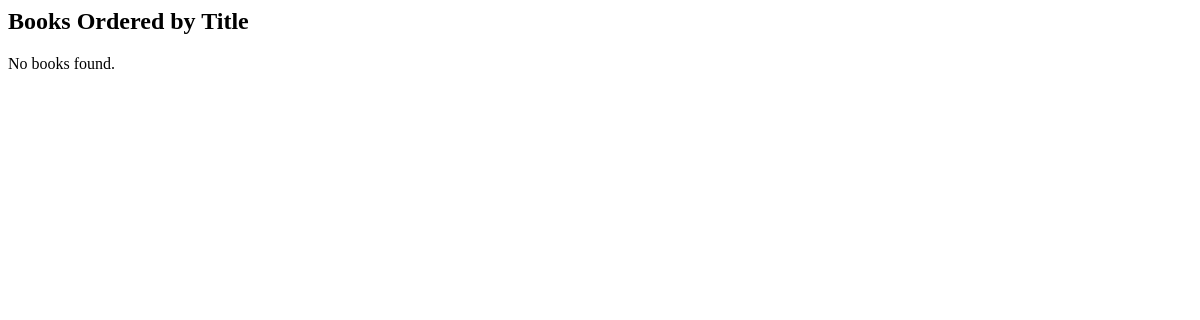
/books/lab8/task4/, run on an earlier commit of the app's database.
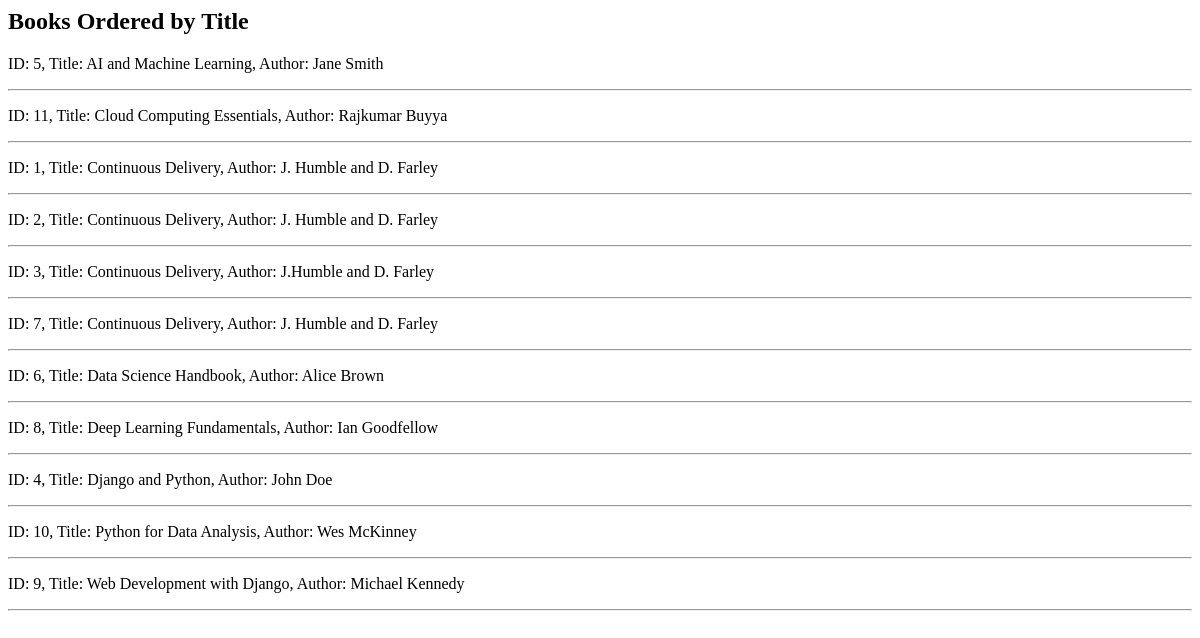
And on a later commit of the database.
### apps/bookmodule/models.py (models this page shows)
class Book(models.Model):
    title = models.CharField(max_length = 50)
    author = models.CharField(max_length = 50)
    price = models.FloatField(default = 0.0)
    edition = models.SmallIntegerField(default = 1)

### apps/bookmodule/views.py (the view)
# urls.py: path('lab8/task4/', views.task4, name='task4'),
def task4(request):
    books = Book.objects.all().order_by('title')
    return render(request, 'bookmodule/task4.html', {'books': books})  # تأكد من أن المسار هو 'bookmodule/task4.html'

### apps/bookmodule/templates/bookmodule/task4.html
<h2>Books Ordered by Title</h2>
{% if books %}
  {% for book in books %}
    <p>ID: {{ book.id }}, Title: {{ book.title }}, Author: {{ book.author }}</p>
    <hr>
  {% endfor %}
{% else %}
  <p>No books found.</p>
{% endif %}

What changed in the data, as far as the page shows it:
added Book: id "5", title "AI and Machine Learning", author "Jane Smith"
added Book: id "11", title "Cloud Computing Essentials", author "Rajkumar Buyya"
added Book: id "1", title "Continuous Delivery", author "J. Humble and D. Farley"
added Book: id "2", title "Continuous Delivery", author "J. Humble and D. Farley"
added Book: id "3", title "Continuous Delivery", author "J.Humble and D. Farley"
added Book: id "7", title "Continuous Delivery", author "J. Humble and D. Farley"
added Book: id "6", title "Data Science Handbook", author "Alice Brown"
added Book: id "8", title "Deep Learning Fundamentals", author "Ian Goodfellow"
added Book: id "4", title "Django and Python", author "John Doe"
added Book: id "10", title "Python for Data Analysis", author "Wes McKinney"
added Book: id "9", title "Web Development with Django", author "Michael Kennedy"
Also different on the page:
text no longer shown: "No books found."
